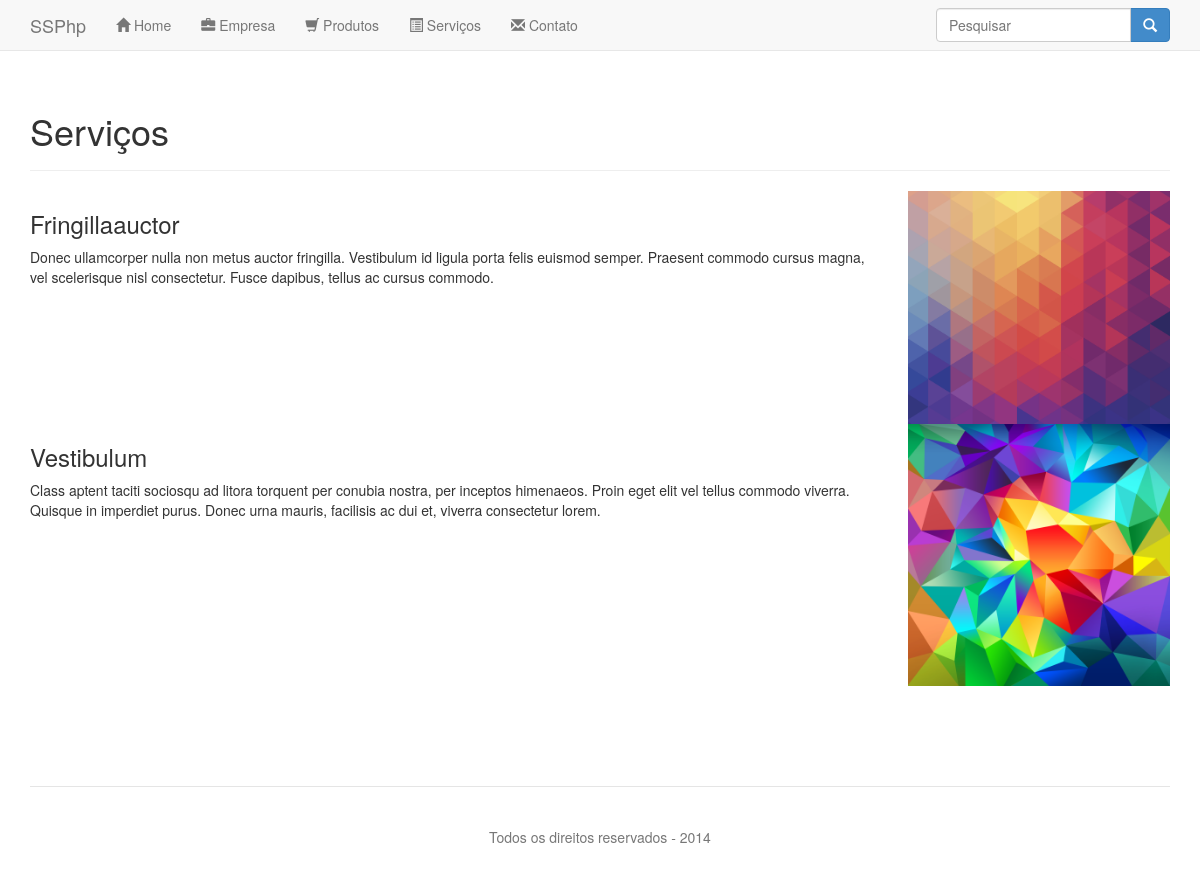
Page /servicos on the earlier database version.
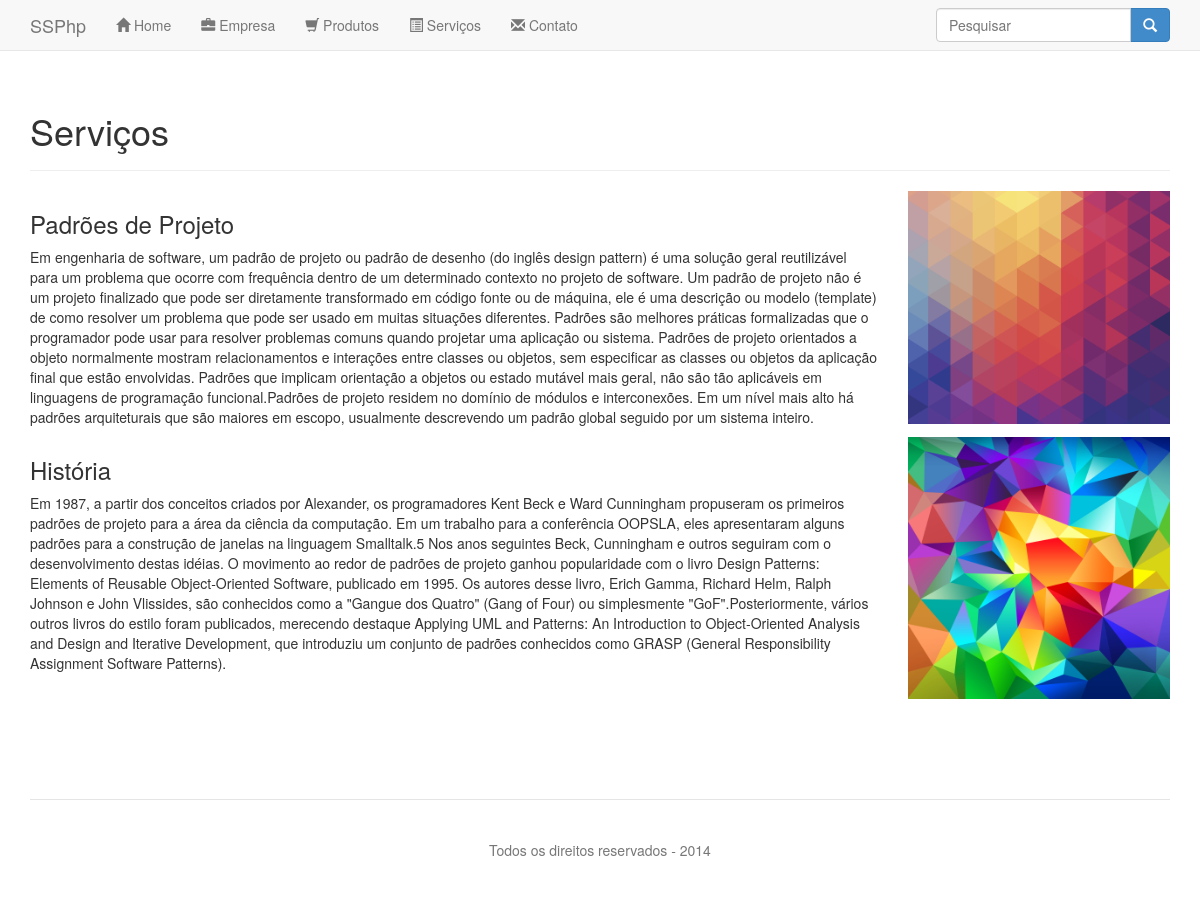
Same page on the later database version.
### tables this page shows
create table conteudo (
	id_conteudo int not null primary key auto_increment,
	pagina varchar(50),
	titulo varchar(255),
	conteudo text,
	imagem varchar(255)
);

### app/init.php (called while the page is built, shortened)
<?php
function listarConteudo($pagina) {
    try {
        $conexao = new \PDO(DSN, USER, PASS);
    } catch (\PDOException $e) {
        die("Error código: " . $e->getCode() . ": " . $e->getMessage());
    }
    $sql = "select * from conteudo where pagina = '{$pagina}'";
    $stmt = $conexao->prepare($sql);
    $stmt->execute();
    return $stmt->fetchAll(PDO::FETCH_ASSOC);
};
$paginas = array('home', 'empresa', 'produtos', 'servicos', 'contato','conexao','pesquisa');
$route = function () use ($paginas) {
    $rota = parse_url('http://' . $_SERVER['HTTP_HOST'] . $_SERVER['REQUEST_URI']);
    $path = str_replace('/', '', $rota['path']);
    if ($path) {
        if (in_array($path, $paginas)) {
            if (file_exists('includes/' . $path . '.php')) {
                $go = $path;
            }
        } else {
            header('HTTP/1.0 404 Not Found');
            $go = '404';
        }
    } else {
        $go = 'home';
    }
    require_once 'includes/' . $go . '.php';
};

### includes/servicos.php (the view)
<?php
$pagina = listarConteudo('servicos');
?>
<div class="page-header">
    <h1>Serviços</h1>
</div>
<?php
foreach ($pagina as $conteudo) {
    echo "<div class=\"row\" id=\"{$conteudo['id_conteudo']}\">";
    echo "<div class=\"col-md-9\">";
    echo utf8_encode("<h3>{$conteudo['titulo']}</h3>");
    echo utf8_encode("<p>{$conteudo['conteudo']}</p>");
    echo '</div>';
    echo '<div class="col-md-3" >';
    echo "<img class=\"img-responsive\" src = \"img/{$conteudo['imagem']}\" >";
    echo '</div>';
    echo '</div>';
}
?>

Differences in the rows shown:
changed conteudo: titulo "Fringillaauctor" → "Padrões de Projeto"; conteudo "Donec ullamcorper nulla non metus auctor fringilla. Vestibulum id ligula porta felis euismod semper. Praesent commodo cursus magna, vel scelerisque nisl consectetur. Fusce dapibus, tellus ac cursus commodo." → "Em engenharia de software, um padrão de projeto ou padrão de desenho (do inglês design pattern) é uma solução geral reutilizável para um problema que ocorre com frequência dentro de um determinado contexto no projeto de software. Um padrão de projeto não é um projeto finalizado que pode ser diretamente transformado em código fonte ou de máquina, ele é uma descrição ou modelo (template) de como resolver um problema que pode ser usado em muitas situações diferentes. Padrões são melhores práticas formalizadas que o programador pode usar para resolver problemas comuns quando projetar uma aplicação ou sistema. Padrões de projeto orientados a objeto normalmente mostram relacionamentos e…"
changed conteudo: titulo "Vestibulum" → "História"; conteudo "Class aptent taciti sociosqu ad litora torquent per conubia nostra, per inceptos himenaeos. Proin eget elit vel tellus commodo viverra. Quisque in imperdiet purus. Donec urna mauris, facilisis ac dui et, viverra consectetur lorem." → "Em 1987, a partir dos conceitos criados por Alexander, os programadores Kent Beck e Ward Cunningham propuseram os primeiros padrões de projeto para a área da ciência da computação. Em um trabalho para a conferência OOPSLA, eles apresentaram alguns padrões para a construção de janelas na linguagem Smalltalk.5 Nos anos seguintes Beck, Cunningham e outros seguiram com o desenvolvimento destas idéias. O movimento ao redor de padrões de projeto ganhou popularidade com o livro Design Patterns: Elements of Reusable Object-Oriented Software, publicado em 1995. Os autores desse livro, Erich Gamma, Richard Helm, Ralph Johnson e John Vlissides, são conhecidos como a \"Gangue dos Quatro\" (Gang of Four)…"
